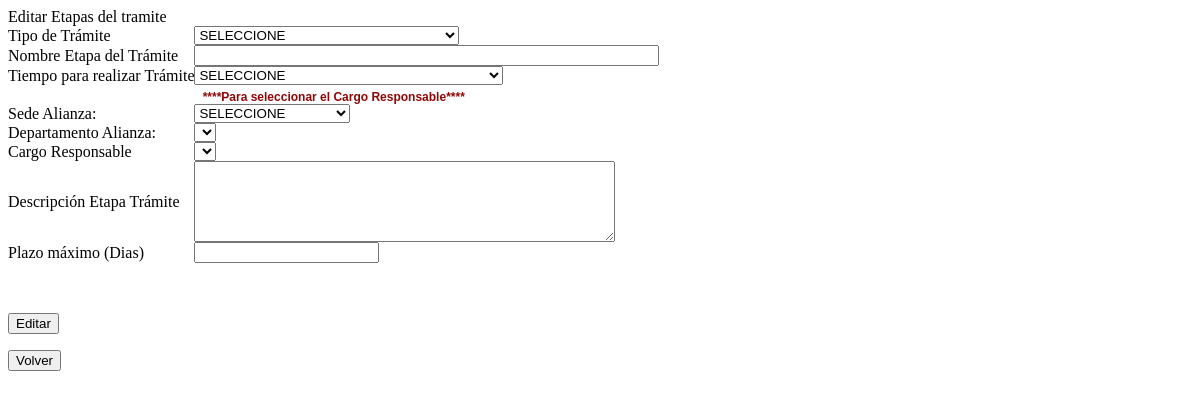
The app's page /editartabla.php?tablapadresub=tramite_pasos (signed in) with its own data.
### tables this page shows
CREATE TABLE `admin_menu` (
  `axm_id` int(11) NOT NULL auto_increment,
  `axm_nombre_tabla` varchar(80) NOT NULL default '',
  `axm_descripcion` varchar(180) NOT NULL default '',
  `axm_texto` text NOT NULL,
  `axm_submenu` varchar(60) NOT NULL,
  `axm_camposub` varchar(50) NOT NULL,
  `axm_estado` varchar(100) NOT NULL,
  `axm_usu_id` varchar(15) NOT NULL,
  `axm_fechahora` varchar(30) NOT NULL,
  `axm_equipo` varchar(60) NOT NULL,
  `axm_ban` int(1) NOT NULL,
  `axm_ip` varchar(100) NOT NULL,
  PRIMARY KEY  (`axm_id`)
);

CREATE TABLE `admin_tablas` (
  `axt_id` int(10) NOT NULL auto_increment,
  `axt_nombre_tabla` varchar(80) default '',
  `axt_nombre_campo` varchar(80) NOT NULL default '',
  `axt_campo_es_id` int(1) NOT NULL default '0',
  `axt_tipo_campo` varchar(80) NOT NULL default '',
  `axt_tabla_relacion` varchar(80) NOT NULL default '',
  `axt_campo_relacion` varchar(80) NOT NULL default '',
  `axt_campo_imprimir` varchar(80) NOT NULL default '',
  `axt_txr_idioma` varchar(200) NOT NULL default '',
  `axt_campo_visual` varchar(100) NOT NULL default '',
  `axt_visualizar` varchar(5) NOT NULL default '',
  `axt_rotulo` varchar(100) NOT NULL default '',
  `axt_idi_id` int(10) NOT NULL default '1',
  `axt_txa_id` int(10) NOT NULL default '0',
  `axt_order` varchar(200) NOT NULL,
  PRIMARY KEY  (`axt_id`)
);

### conf/clave.php (called while the page is built, shortened)
<? @session_start();
$ruta_fisica = "/var/www/tramites";
require ("$ruta_fisica/lib/database.php");
require_once("$ruta_fisica/lib/class_General.php");
$Gen = new General();

### tramites/lib/database.php (called while the page is built, shortened)
<?php
class Database
{
    var $Host = "localhost";
    var $Database = "tramites";
    var $User     = "root";
    var $Password = "12345";
    var $Link_ID  = 0;
    var $Query_ID = 0;
    function connect($Database = "", $Host = "", $User = "", $Password = "")
    {
        if ("" == $Database)
            $Database = $this->Database;
        if ("" == $Host)
            $Host     = $this->Host;
        if ("" == $User)
            $User     = $this->User;
        if ("" == $Password)
            $Password = $this->Password;
        if ( 0 == $this->Link_ID )
        {
            $this->Link_ID=mysql_connect($Host, $User, $Password);
        }
        return $this->Link_ID;
    }
    function free()
    {
        $this->Query_ID = 0;
    }
    function query($Query_String)
    {
        if ($Query_String == "")
            return 0;
        $this->Query_ID = mysql_query($Query_String,$this->Link_ID);
        return $this->Query_ID;
    }
    function next_row()
    {
        $this->R = mysql_fetch_array($this->Query_ID);
                if(is_array($this->R))
                        for($f=0;$f<mysql_num_fields($this->Query_ID);$f++)
                                eval("\$this->".mysql_field_name($this->Query_ID,$f)."=stripslashes(\"".addslashes($this->R[$f])."\");");
                else
                        for($f=0;$f<mysql_num_fields($this->Query_ID);$f++)
                                eval("unset(\$this->".mysql_field_name($this->Query_ID,$f).");");
        return is_array($this->R);
    }
}
?>

### editartabla.php (the view, shortened to what this page needs)
<?
 require_once("conf/clave.php");
 if(isset($_GET['tablapadresub']) && $_GET['tablapadresub'])
    $tablaoriginal = $_GET['tablapadresub'];
 $tablaoriginal = strtolower($tablaoriginal);
?>
<link rel="stylesheet" href="kalendar/kalendar.css" type="text/css" media="screen" />
<?php
  $textodescripcion = $Gen->GetUnDato("axm_descripcion","SELECT axm_descripcion FROM admin_menu WHERE axm_nombre_tabla='".$tablaoriginal."';");
?>
<div id="centro">
<div id="loginPan_v2">
<div class="cabecera_editar" width="600">Editar <?=$Gen->limpiarCaracteresEspeciales($textodescripcion)?></div>
<form name="frm" action="" method="post" target="_self">
<table border="0" cellspacing="0" cellpadding="0">
  <?php
  $dbu = new Database();
  $query = "SELECT * FROM ".$tabla_admin_tablas." WHERE axt_nombre_tabla ='".$tablaoriginal."' ORDER BY axt_id";
  $dbu->query($query);
  $tablaforma = "";
  while($dbu->next_row())
  {
    $v_nombre_campo = $dbu->axt_nombre_campo;
    $v_campo_es_id = $dbu->axt_campo_es_id;
    $v_tipo_campo = $dbu->axt_tipo_campo;
    $v_tabla_relacion = $dbu->axt_tabla_relacion;
    $v_campo_relacion = $dbu->axt_campo_relacion;
    $v_campo_imprimir = $dbu->axt_campo_imprimir;
    $v_campo_visualizar=$dbu->axt_campo_visual;
    $label = $dbu->axt_rotulo;
    if($v_campo_es_id==1)
	 $campo_id = $v_nombre_campo;
   $query_edit="SELECT ".$v_nombre_campo." FROM ".$tablaoriginal." WHERE ".$campo_id."='".$_POST['v_id']."';";
   $db2 = new Database();
   $db2->query($query_edit);
   $db2->next_row();
   $valor = $db2->$v_nombre_campo;
	switch($v_tipo_campo)
       {
		 case "required":
			  $tablaforma .= "<tr><td><label>".$Gen->limpiarCaracteresEspeciales($label)."</label></td>";
			  $tablaforma.="<td><input type=text name=$v_nombre_campo size=55 value='$valor' required></td></tr>";
			  break;
		case "textareas":
			  $tablaforma .= "<tr><td><label>".$Gen->limpiarCaracteresEspeciales($label)."</label></td>";
			  $tablaforma.="<td><textarea name='".$v_nombre_campo."' cols='50' rows='5' Id='TAestado' onkeydown='agrandar(event)'>".utf8_decode($valor)."</textarea></td></tr>";
			  break;
		case "select":
		         $tablaforma .= "<tr><td><label>".$Gen->limpiarCaracteresEspeciales($label)."</label></td>";
				 if($v_tabla_relacion=="tramite_frecuencia")
				    $query_select = "SELECT DISTINCT $v_campo_relacion,$v_campo_imprimir FROM $v_tabla_relacion where $v_campo_visualizar=1 order by txf_dias;";
				 else
				    $query_select = "SELECT DISTINCT $v_campo_relacion,$v_campo_imprimir FROM $v_tabla_relacion where $v_campo_visualizar=1 order by $v_campo_imprimir;";
		         $tablaforma .= "<td>".$Gen->ComboBox($query_select,$v_campo_relacion,$v_campo_imprimir,$v_nombre_campo,$valor)."<td><tr>";
		         break;
		case "selectt":
		         $tablaforma .= "<tr><td><label>".$Gen->limpiarCaracteresEspeciales($label)."</label></td>";
		         $query_select = "SELECT DISTINCT $v_campo_relacion,$v_campo_imprimir FROM $v_tabla_relacion where $v_campo_visualizar=1 order by $v_campo_imprimir";
		         $tablaforma .= "<td>".$Gen->ComboBox($query_select,$v_campo_relacion,$v_campo_imprimir,$v_nombre_campo,$valor)."<td><tr>";
		         break;
	    case "numeror":
					  $tablaforma .= "<tr><td><label>".$Gen->limpiarCaracteresEspeciales($label)."</label></td>";
					  $tablaforma.="<td><input type=text required name=".$v_nombre_campo." value='".$valor."' onkeypress='return validarnumero(event);'></td></tr>";
					  break;
	    case "cargos": $dbc = new Database();
                     $tablaforma .= '<tr><td colspan="2" align="center" style="font-family:Verdana, Arial, Helvetica, sans-serif; font-size:12px; color:#8F0707; font-weight:bolder;padding-top:5px;">****Para seleccionar el '.$Gen->limpiarCaracteresEspeciales($label).'****</td></tr>';
                     $tablaforma .= "<tr><td><label>Sede Alianza:</label></td>";
		     $tablaforma .= "<td>";
		     $sql1 = "SELECT sede_id,sede_nombre FROM empresa_sedes WHERE sede_estado=1;";
		     $tablaforma .= $Gen->ComboBox($sql1,"sede_id","sede_nombre","sede");
		     $tablaforma .= "</td></tr>";
		     $tablaforma .= '<tr><td><label>Departamento Alianza:</label></td>
                                     <td><select name="dep" id="dep"><option selected value="'.$id_depto.'">'.strtoupper($depto).'</option>
                                     </select></td></tr>';
		     $tablaforma .= '<tr><td><label>'.$Gen->limpiarCaracteresEspeciales($label).'</label></td>
                                     <td><select name="'.$v_nombre_campo.'" id="'.$v_nombre_campo.'"><option selected value="'.$valor.'">'.strtoupper($revisa).'</option>
                                     </select><td><tr>';
		     break;
	}
  }
  echo $tablaforma;
  ?>
</table> <p>&nbsp;</p>
<input name="editar" type="submit" class="button" value="Editar"/>
</form>
<form name="frmvolver" action="aplicacion.php" method="post">
<input name="crear" type="submit" class="button" value="Volver"/>
</form>
</div>
<br class="clear" />
</div>

### tramites/lib/class_General.php (shortened to what this page needs)
<?
class General
{
   function GetUnDato($campo_mostrar,$sql)
  {
	  $dbnom = new Database();
	  $dbnom->query($sql);
	  $dbnom->next_row();
	  $campo = $dbnom->$campo_mostrar;
	  return $campo;
   }
    function ComboBox($PSql,$Valor,$Opcion,$Nombre,$Valor1=0,$Ja=""){
 $Cn = new Database();
 $Cn->query($PSql);
 $aux='<SELECT NAME="'.$Nombre.'" ID="'.$Nombre.'" '.$Ja.' >';
 $aux.='<OPTION VALUE="0" select="selected">SELECCIONE</OPTION>';
 while($Cn->next_row()){
    $aux.='<OPTION VALUE="'.$Cn->$Valor.'"';
	$aux.=' >'.$this->limpiarCaracteresEspeciales(strtoupper($Cn->$Opcion)).'</OPTION>'.chr(10);
	}
 $aux.='</SELECT>'.chr(10);
 if($Valor1==0){
 $aux.='<script>'.chr(10);
 $aux.='var R_'.$Nombre.'=document.getElementById("'.$Nombre.'");'.chr(10);
 $aux.='R_'.$Nombre.'.options[0].focus();'.chr(10);
 $aux.='</script>'.chr(10);
 }
 return $aux;
}
function limpiarCaracteresEspeciales($str){
   $str = strtr($str, $GLOBALS["carateres_latinos"]);
   return $str;
}
}
?>

### records on screen
admin_menu: axm_descripcion "Etapas del tramite"
admin_tablas: axt_rotulo "Tipo de Trámite", pxt_txt_id "SELECCIONE"
admin_tablas: axt_rotulo "Nombre Etapa del Trámite"
admin_tablas: axt_rotulo "Tiempo para realizar Trámite", pxt_txp_id "SELECCIONE"
admin_tablas: axt_rotulo "Cargo Responsable"
admin_tablas: axt_rotulo "Descripción Etapa Trámite"
admin_tablas: axt_rotulo "Plazo máximo (Dias)"
